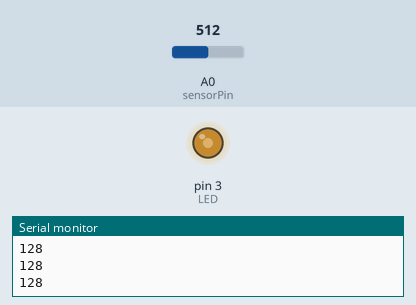
Simulated run of this sketch. Board: Arduino Uno, built with avr-gcc and run on an emulated ATmega328P. Shown: output pins drawn as LEDs (lit = HIGH), the last lines printed to the serial monitor. Inputs (shaded band) come from the test bench; at power-on: A0 (sensorPin) = 512.

Above: at 1.2 s.
1.3 s: A0 (sensorPin) set to 716
At 1.8 s:
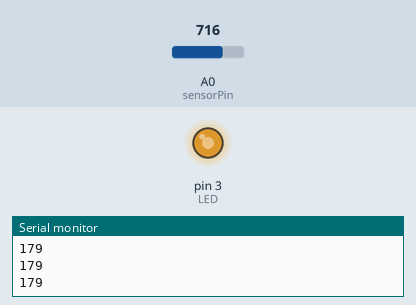
2.8 s: A0 (sensorPin) set to 900
At 3.1 s:
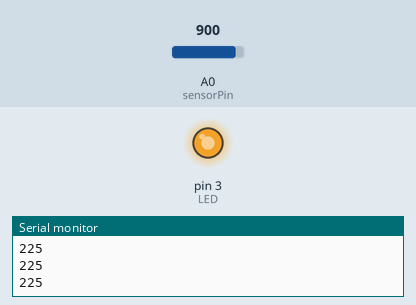
4.3 s: A0 (sensorPin) set to 122
At 5.5 s:
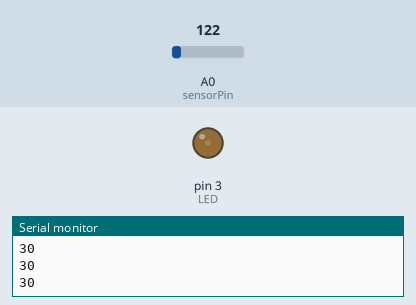
5.8 s: A0 (sensorPin) set to 0
At 6.9 s:
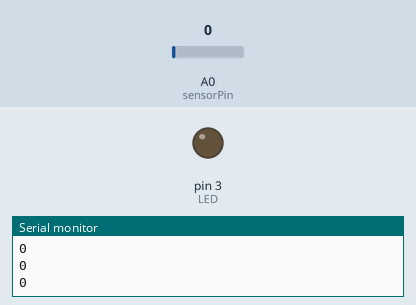
Timing chart, 0 to 8.3 s (numbered marks = the images above; inputs shaded):
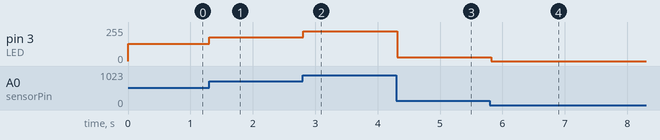

The sketch:

system_potentiometer_LED.ino
```cpp
int sensorValue;
int brightness;
int sensorPin = A0;
int LED = 3;

void setup() {
  pinMode(sensorPin, INPUT);
  pinMode(LED, OUTPUT);
  Serial.begin(9600);
}

void loop() {
  sensorValue = analogRead(sensorPin);
  brightness = sensorValue / 4;
  Serial.println(brightness);
  analogWrite(LED, brightness);
  delay(100);

}
```

Measured:
- after the input at 1.3 s, pin 3 (LED): 128/255 → 179/255 at once
- after the input at 2.8 s, pin 3 (LED): 179/255 → 225/255 at once
- after the input at 4.3 s, pin 3 (LED): 225/255 → 30/255 at once
- after the input at 5.8 s, pin 3 (LED): 30/255 → 0/255 at once
